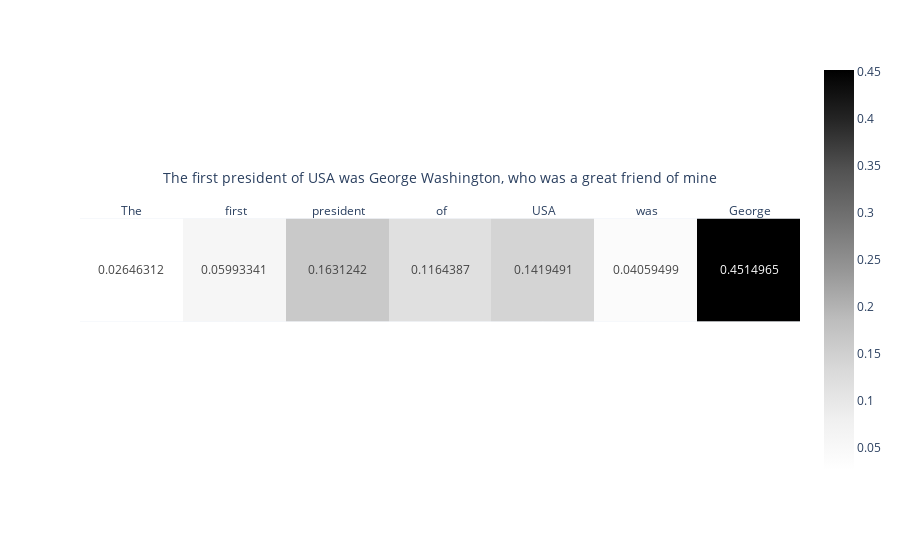

Source (notebook cell):
### Code cell
w = get_output_words_weigths(sample_text, result, predictor_hugging, "|<endoftext>|", True)
ranking_score = scores_list[2]@w 
fig = generate_heat_map_from_raking_scores(ranking_score, sample_text, tokenizer, result)
fig.show()

### Figure 1 — Plotly figure (JSON) as saved in the notebook; plotly's stock layout.template omitted (floating-point values rounded to 4 significant figures)
{"data": [{"coloraxis": "coloraxis", "hovertemplate": "x: %{x}<br>y: %{y}<br>color: %{z}<extra></extra>", "name": "0", "texttemplate": "%{z}", "type": "heatmap", "x": ["The", " first", " president", " of", " USA", " was", " George"], "xaxis": "x", "y": [""], "yaxis": "y", "z": [[0.02646, 0.05993, 0.1631, 0.1164, 0.1419, 0.04059, 0.4515]]}], "layout": {"coloraxis": {"colorscale": [[0, "rgb(255,255,255)"], [0.125, "rgb(240,240,240)"], [0.25, "rgb(217,217,217)"], [0.375, "rgb(189,189,189)"], [0.5, "rgb(150,150,150)"], [0.625, "rgb(115,115,115)"], [0.75, "rgb(82,82,82)"], [0.875, "rgb(37,37,37)"], [1, "rgb(0,0,0)"]]}, "margin": {"t": 60}, "xaxis": {"anchor": "y", "constrain": "domain", "domain": [0, 1], "scaleanchor": "y", "side": "top", "title": {"text": "The first president of USA was George Washington, who was a great friend of mine"}}, "yaxis": {"anchor": "x", "autorange": "reversed", "constrain": "domain", "domain": [0, 1]}}}
